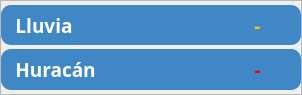
                           <widget class="QFrame" name="frame_40">
                            <property name="maximumSize">
                             <size>
                              <width>16777215</width>
                              <height>95</height>
                             </size>
                            </property>
                            <property name="styleSheet">
                             <string notr="true">QFrame#frame_40 {
	background: rgba(205, 229, 249, 0.85);
	border: 0px solid ;
	border-radius: 15px;
	padding: 4px
}</string>
                            </property>
                            <property name="frameShape">
                             <enum>QFrame::StyledPanel</enum>
                            </property>
                            <property name="frameShadow">
                             <enum>QFrame::Raised</enum>
                            </property>
                            <layout class="QVBoxLayout" name="verticalLayout_21">
                             <property name="spacing">
                              <number>4</number>
                             </property>
                             <property name="leftMargin">
                              <number>0</number>
                             </property>
                             <property name="topMargin">
                              <number>4</number>
                             </property>
                             <property name="rightMargin">
                              <number>0</number>
                             </property>
                             <property name="bottomMargin">
                              <number>4</number>
                             </property>
                             <item alignment="Qt::AlignHCenter">
                              <widget class="QFrame" name="frame_46">
                               <property name="minimumSize">
                                <size>
                                 <width>300</width>
                                 <height>38</height>
                                </size>
                               </property>
                               <property name="maximumSize">
                                <size>
                                 <width>300</width>
                                 <height>16777215</height>
                                </size>
                               </property>
                               <property name="layoutDirection">
                                <enum>Qt::LeftToRight</enum>
                               </property>
                               <property name="autoFillBackground">
                                <bool>false</bool>
                               </property>
                               <property name="styleSheet">
                                <string notr="true">QFrame {
	background: rgba(63, 136, 197, 1);
	border: 0px solid ;
	border-radius: 10px;
	padding: 4px
}</string>
                               </property>
                               <property name="frameShape">
                                <enum>QFrame::StyledPanel</enum>
                               </property>
                               <property name="frameShadow">
                                <enum>QFrame::Raised</enum>
                               </property>
                               <layout class="QHBoxLayout" name="horizontalLayout_32">
                                <property name="spacing">
                                 <number>0</number>
                                </property>
                                <property name="leftMargin">
                                 <number>6</number>
                                </property>
                                <property name="topMargin">
                                 <number>2</number>
                                </property>
                                <property name="rightMargin">
                                 <number>6</number>
                                </property>
                                <property name="bottomMargin">
                                 <number>2</number>
                                </property>
                                <item>
                                 <widget class="QLabel" name="label_tipo_lluvia">
                                  <property name="maximumSize">
                                   <size>
                                    <width>175</width>
                                    <height>16777215</height>
                                   </size>
                                  </property>
                                  <property name="font">
                                   <font>
                                    <family>Satoshi Black</family>
                                    <pointsize>14</pointsize>
                                    <weight>75</weight>
                                    <bold>true</bold>
                                   </font>
                                  </property>
                                  <property name="styleSheet">
                                   <string notr="true">color: #ffffff;</string>
                                  </property>
                                  <property name="frameShape">
                                   <enum>QFrame::NoFrame</enum>
                                  </property>
                                  <property name="frameShadow">
                                   <enum>QFrame::Plain</enum>
                                  </property>
                                  <property name="text">
                                   <string>Lluvia</string>
                                  </property>
                                  <property name="alignment">
                                   <set>Qt::AlignCenter</set>
                                  </property>
                                  <property name="margin">
                                   <number>-4</number>
                                  </property>
                                 </widget>
                                </item>
                                <item>
                                 <spacer name="horizontalSpacer">
                                  <property name="orientation">
                                   <enum>Qt::Horizontal</enum>
                                  </property>
                                  <property name="sizeType">
                                   <enum>QSizePolicy::Maximum</enum>
                                  </property>
                                  <property name="sizeHint" stdset="0">
                                   <size>
                                    <width>176</width>
                                    <height>20</height>
                                   </size>
                                  </property>
                                 </spacer>
                                </item>
                                <item>
                                 <widget class="QLabel" name="lluvia_label">
                                  <property name="font">
                                   <font>
                                    <family>Satoshi Black</family>
                                    <pointsize>14</pointsize>
                                    <weight>75</weight>
                                    <bold>true</bold>
                                   </font>
                                  </property>
                                  <property name="styleSheet">
                                   <string notr="true">color: #FBC400;</string>
                                  </property>
                                  <property name="frameShape">
                                   <enum>QFrame::NoFrame</enum>
                                  </property>
                                  <property name="frameShadow">
                                   <enum>QFrame::Plain</enum>
                                  </property>
                                  <property name="text">
                                   <string>-</string>
                                  </property>
                                  <property name="alignment">
                                   <set>Qt::AlignCenter</set>
                                  </property>
                                  <property name="margin">
                                   <number>0</number>
                                  </property>
                                 </widget>
                                </item>
                                <item>
                                 <widget class="QFrame" name="lluvia_frame">
                                  <property name="styleSheet">
                                   <string notr="true"/>
                                  </property>
                                  <property name="frameShape">
                                   <enum>QFrame::StyledPanel</enum>
                                  </property>
                                  <property name="frameShadow">
                                   <enum>QFrame::Raised</enum>
                                  </property>
                                  <layout class="QVBoxLayout" name="verticalLayout_32">
                                   <property name="spacing">
                                    <number>6</number>
                                   </property>
                                   <property name="leftMargin">
                                    <number>9</number>
                                   </property>
                                  </layout>
                                 </widget>
                                </item>
                               </layout>
                              </widget>
                             </item>
                             <item alignment="Qt::AlignHCenter">
                              <widget class="QFrame" name="frame_48">
                               <property name="minimumSize">
                                <size>
                                 <width>300</width>
                                 <height>38</height>
                                </size>
                               </property>
                               <property name="layoutDirection">
                                <enum>Qt::LeftToRight</enum>
                               </property>
                               <property name="autoFillBackground">
                                <bool>false</bool>
                               </property>
                               <property name="styleSheet">
                                <string notr="true">QFrame {
	background: rgba(63, 136, 197, 1);
	border: 0px solid ;
	border-radius: 10px;
	padding: 4px
}</string>
                               </property>
                               <property name="frameShape">
                                <enum>QFrame::StyledPanel</enum>
                               </property>
                               <property name="frameShadow">
                                <enum>QFrame::Raised</enum>
                               </property>
                               <layout class="QHBoxLayout" name="horizontalLayout_33">
                                <property name="spacing">
                                 <number>0</number>
                                </property>
                                <property name="leftMargin">
                                 <number>6</number>
                                </property>
                                <property name="topMargin">
                                 <number>2</number>
                                </property>
                                <property name="rightMargin">
                                 <number>6</number>
                                </property>
                                <property name="bottomMargin">
                                 <number>2</number>
                                </property>
                                <item>
                                 <widget class="QLabel" name="label_25">
                                  <property name="maximumSize">
                                   <size>
                                    <width>100</width>
                                    <height>16777215</height>
                                   </size>
                                  </property>
                                  <property name="font">
                                   <font>
                                    <family>Satoshi Black</family>
                                    <pointsize>14</pointsize>
                                    <weight>75</weight>
                                    <bold>true</bold>
                                   </font>
                                  </property>
                                  <property name="styleSheet">
                                   <string notr="true">color: #ffffff;</string>
                                  </property>
                                  <property name="frameShape">
                                   <enum>QFrame::NoFrame</enum>
                                  </property>
                                  <property name="frameShadow">
                                   <enum>QFrame::Plain</enum>
                                  </property>
                                  <property name="text">
                                   <string>Huracán</string>
                                  </property>
                                  <property name="alignment">
                                   <set>Qt::AlignCenter</set>
                                  </property>
                                  <property name="margin">
                                   <number>0</number>
                                  </property>
                                 </widget>
                                </item>
                                <item>
                                 <spacer name="horizontalSpacer_2">
                                  <property name="orientation">
                                   <enum>Qt::Horizontal</enum>
                                  </property>
                                  <property name="sizeHint" stdset="0">
                                   <size>
                                    <width>40</width>
                                    <height>20</height>
                                   </size>
                                  </property>
                                 </spacer>
                                </item>
                                <item>
                                 <widget class="QLabel" name="huracan_label">
                                  <property name="font">
                                   <font>
                                    <family>Satoshi Black</family>
                                    <pointsize>14</pointsize>
                                    <weight>75</weight>
                                    <bold>true</bold>
                                   </font>
                                  </property>
                                  <property name="styleSheet">
                                   <string notr="true">color: #FF0000;</string>
                                  </property>
                                  <property name="frameShape">
                                   <enum>QFrame::NoFrame</enum>
                                  </property>
                                  <property name="frameShadow">
                                   <enum>QFrame::Plain</enum>
                                  </property>
                                  <property name="text">
                                   <string>-</string>
                                  </property>
                                  <property name="alignment">
                                   <set>Qt::AlignCenter</set>
                                  </property>
                                  <property name="margin">
                                   <number>0</number>
                                  </property>
                                 </widget>
                                </item>
                                <item>
                                 <widget class="QFrame" name="huracan_frame">
                                  <property name="styleSheet">
                                   <string notr="true"/>
                                  </property>
                                  <property name="frameShape">
                                   <enum>QFrame::StyledPanel</enum>
                                  </property>
                                  <property name="frameShadow">
                                   <enum>QFrame::Raised</enum>
                                  </property>
                                  <layout class="QVBoxLayout" name="verticalLayout_37">
                                   <property name="spacing">
                                    <number>6</number>
                                   </property>
                                   <property name="leftMargin">
                                    <number>9</number>
                                   </property>
                                  </layout>
                                 </widget>
                                </item>
                               </layout>
                              </widget>
                             </item>
                            </layout>
                           </widget>
